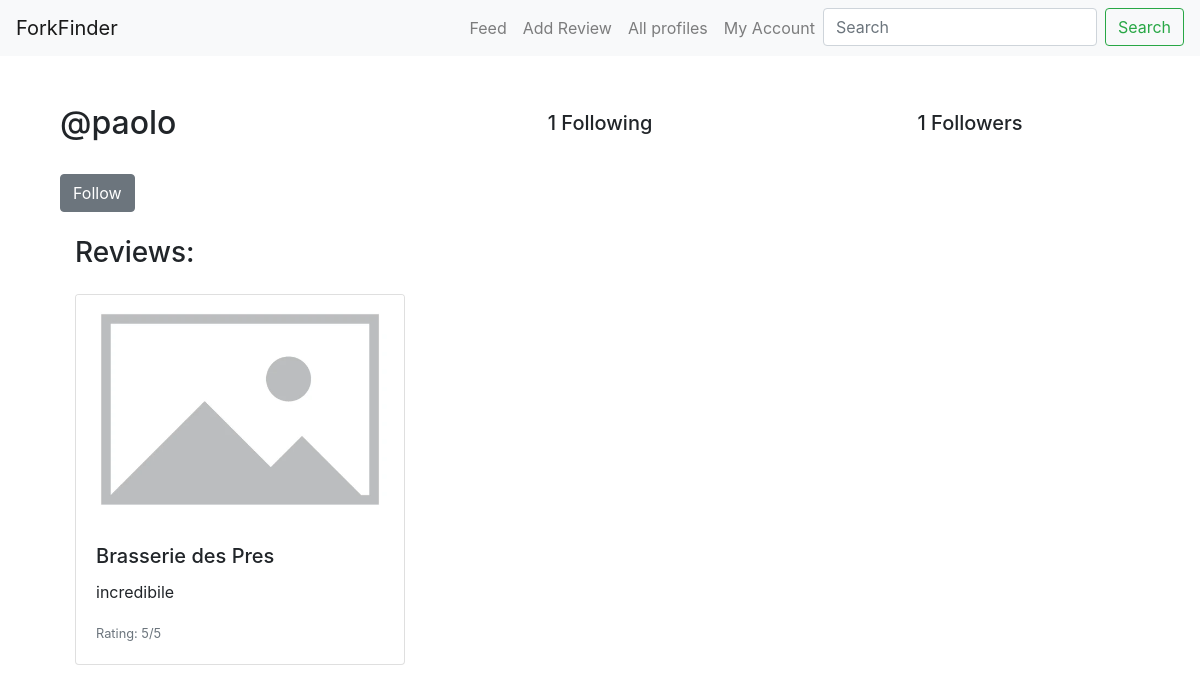
Before: /profile/2/ with the older database file.
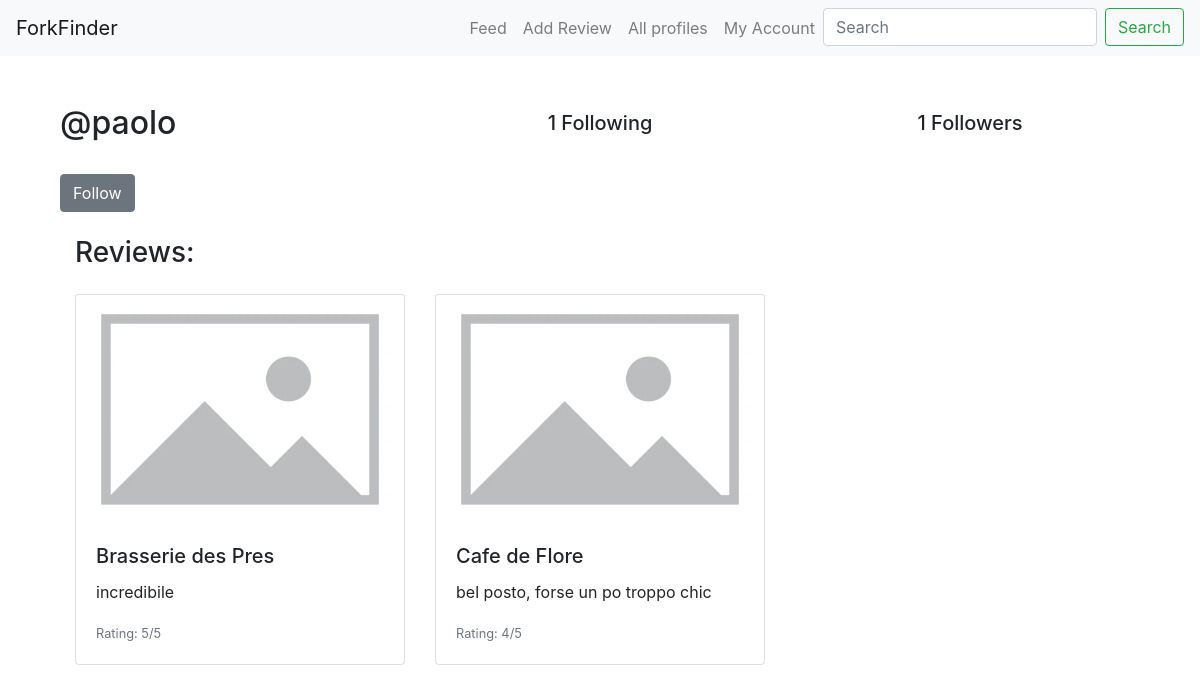
After: the same page with the newer database file.
### core/models.py (models this page shows, shortened)
class Profile(models.Model):
    user = models.OneToOneField(User, on_delete=models.CASCADE)
    follows = models.ManyToManyField(
        "self",
        related_name="followed_by",
        symmetrical=False,
        blank=True
    )

class Review(models.Model):
    user= models.ForeignKey(
        User, related_name="reviews", on_delete=models.CASCADE)
    restaurant = models.ForeignKey(
        Restaurant, on_delete=models.CASCADE)
    body = models.CharField(max_length=140)
    rating = models.PositiveSmallIntegerField()
    photo = models.ImageField(upload_to='media/review_photos/')
    created_at = models.DateTimeField(auto_now_add=True)

class Restaurant(models.Model):
    name = models.CharField(max_length=60)  #modify with API
    location = models.CharField(max_length=60)

### core/views.py (the view, shortened to what this page needs)
# urls.py: path("profile/<int:pk>/", profile_view, name="profile"),
def profile_view(request,pk):
    profile = Profile.objects.get(pk=pk)
    return render(request, "profile.html", {"profile": profile})

### templates/profile.html (shortened to what this page needs)
{% extends "base.html" %}
{% block content %}
<div class="container">
    <div class="row align-items-center mb-4">
        <div class="col-md-4">
            <h2>@{{ profile.user.username }}</h2>
        </div>
        <div class="col-md-4 text-center">
            <h5>{{ profile.follows.count }}</strong> Following</h5>
        </div>
        <div class="col-md-4 text-center">
            <h5>{{ profile.followed_by.count }}</strong> Followers</h5>
        </div>
    </div>
    {% if profile.user != request.user %}
        <form method="post" class="mb-4">
            <div class="btn-group" role="group" aria-label="Basic example">
                {% if profile in user.profile.follows.all %}
                    <button type="button" class="btn btn-secondary" disabled>Following</button>
                    <button type="submit" class="btn btn-secondary" name="follow" value="unfollow">Unfollow</button>
                {% else %}
                    <button type="submit" class="btn btn-secondary" name="follow" value="follow">Follow</button>
                {% endif %}
            </div>
        </form>
    {% endif %}
    <div class="container">
        <h3 class="mb-4">Reviews:</h3>
        <div class="row">
            {% for review in profile.user.reviews.all %}
            <div class="col-md-4 mb-3">
                <div class="card">
                    <img src="{{ review.photo.url }}" class="card-img-top" alt="Restaurant Photo">
                    <div class="card-body">
                        <h5 class="card-title">{{ review.restaurant.name }}</h5>
                        <p class="card-text">{{ review.body }}</p>
                        <p class="card-text"><small class="text-muted">Rating: {{ review.rating }}/5</small></p>
                    </div>
                </div>
            </div>
            {% endfor %}
        </div>
    </div>
</div>
{% endblock %}

### templates/base.html (shortened to what this page needs)
<!DOCTYPE html>
<html lang="en">
<head>
    <link rel="stylesheet" href="https://maxcdn.bootstrapcdn.com/bootstrap/4.5.2/css/bootstrap.min.css">
</head>
<body>
    <nav class="navbar navbar-expand-lg navbar-light bg-light">
        <a class="navbar-brand" href="#">ForkFinder</a>
        <div class="collapse navbar-collapse" id="navbarNav">
            <ul class="navbar-nav ml-auto">
                <li class="nav-item">
                    <a class="nav-link" href="{% url 'feed' %}">Feed</a>
                </li>
                <li class="nav-item">
                    <a class="nav-link" href="{% url 'add_review' %}">Add Review</a>
                </li>
                <li class="nav-item">
                    <a class="nav-link" href="{%url 'profile_list'%}">All profiles</a>
                </li>
                <li class="nav-item">
                    <a class="nav-link" href="{% url 'profile' request.user.profile.pk %}">My Account</a>
                </li>
                <li>
                    <form class="form-inline my-2 my-lg-0" method="get" action="{% url 'search_user' %}">
                        <input class="form-control mr-sm-2" type="search" name="q" placeholder="Search" aria-label="Search">
                        <button class="btn btn-outline-success my-2 my-sm-0" type="submit">Search</button>
                    </form>
                </li>
            </ul>
        </div>
    </nav>
    <div class="container mt-5">
        {% block content %}
        {% endblock %}
    </div>
</body>
</html>

Changed rows visible on the page:
added Review: photo (placeholder picture), restaurant.name "Cafe de Flore", body "bel posto, forse un po troppo chic", rating "4"
